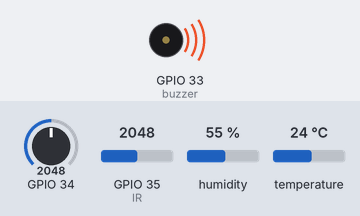
This sketch was run on a simulated ESP32. Parts: buzzer (waves = sounding). Inputs (shaded band) come from the test bench; at power-on: GPIO 34 = 2048, GPIO 35 (IR) = 2048, humidity 55 %, temperature 24 °C. What the sketch prints to the serial monitor is not drawn.

Above: at 0.1 s.
Timing chart, 0 to 1.6 s (numbered marks = the images above):
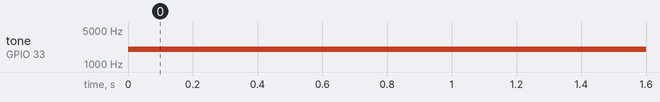

Measured:
- by itself, tone on GPIO 33 (buzzer): silent → 2000 Hz at 0.00 s

The sketch:

codigo_Incendio.ino
```cpp
#include "HardwareSerial.h"
#include <Arduino.h>
#include <atomic>
#include <cstdint>
#include <ratio>
#include "DHTesp.h"
// Declaracion para el funcionamiento del Sesnor DHT22
const int DHT_PIN = 15;
DHTesp dhtSensor;
const byte MQ = 34; // pin analogico del sensor MQ

const byte buzzer = 33; // Pin del Buzer
const byte canalBuzzer = 0;
const byte IR = 35; // Pin del Sensor IR


//Definicion de los ESTADOS
enum ESTADO {VIGILANCIA, SOSPECHA, ALERTA_CONFIRMADA, ERROR};
ESTADO estadoActual = VIGILANCIA;
const uint8_t  N_FILTRO     = 5;
const bool     USAR_MEDIANA = false;   // false: media movil | true: mediana

// Constantes de conversion cuentas -> magnitud fisica.
// ORIGEN: hoja de datos del sensor. SUSTITUYAN por las suyas y documenten.
const float V_REF        = 3.3f;       // [V] tension de referencia del ADC
const uint16_t CUENTAS_MAX = 4095;     // ADC de 12 bits: 0 a 4095
const float ESCALA_SENSOR = -0.36f;    // [grados C / V] sensibilidad nominal
const float OFFSET_SENSOR = 0.65f;      // [grados C] a 0 V, segun hoja de datos

// Constantes de la CALIBRACION DE DOS PUNTOS (item 4 de la pauta).
// Se obtienen midiendo, no se copian de otro equipo.
const float M_CAL = 0.968f;            // ganancia  (adimensional)
const float B_CAL = -2.40f;            // offset    [grados C]
// ---------------------------------------------------------------------------
// Estado Interno
int t_ultima_muestra = 0;
float ventana[N_FILTRO];
byte idx_ventana = 0;
int indice = 0;
bool ventana_llena = false;
unsigned muestras_validasMQ = 0;
byte MQlocales_invalidas;
unsigned muestras_invalidasMQ = 0;
unsigned muestas_validasDHT = 0;
unsigned muestras_invalidasDHT = 0;
const unsigned short out = 10000;

//=============================
//INICIO DE DATOS DE MQ-2
//configuracion para MQ-2
const float VC_MV = 5000.0;
const float RL_KOHM = 2.0;
//-------------------------------------------
//Funciones Auxiliares para MQ-2
int leer_mv() {                           // promedio de 8 lecturas, en mV
  long suma = 0;                          // calibradas de fabrica
  for (int i = 0; i < 5; i++) suma += analogReadMilliVolts(MQ);
  return (int)(suma / 5);
}

int filtrar(int valor) {                  // media movil de N_FILTRO muestras
  ventana[indice] = valor;
  indice = (indice + 1) % N_FILTRO;
  if (indice == 0) ventana_llena = true;

  int tope = ventana_llena ? N_FILTRO : indice;
  long suma = 0;
  for (int i = 0; i < tope; i++) suma += ventana[i];
  return (int)(suma / tope);
}

float resistencia_kohm(int mv) {          // divisor RS-RL del modulo
  if (mv <= 0) return -1.0;               // lectura invalida
  return RL_KOHM * (VC_MV - mv) / mv;
}
/*
Funcionamiento en loop()
  unsigned long ahora = millis();

  if (ahora - t_previo >= PERIODO_MS) {
    t_previo = ahora;
    n_muestra++;

    int crudo = leer_mv();
    int filtrado = filtrar(crudo);
    float rs = resistencia_kohm(filtrado);

    Serial.printf("%lu,%lu,%d,%d,%.2f\n",
                  n_muestra, ahora / 1000, crudo, filtrado, rs);
*/
//FIN DATOS DE MQ-2
//===========================================================================
//INICIO DE DATOS DE IR
//Configuraciones extras para el funcionamiento del Sensor IR
//  pinMode(PIN_LLAMA, INPUT_PULLUP);       Se declara con INPUT_PULLUP en setuo
// y al ser digital tiene solo dos posibles valores
//=======================================
/*INICIO DE DATOS DEL SESNSOR DHT22*/
/*Funcionamiento el loop (Para toma de medidas)

TempAndHumidity  data = dhtSensor.getTempAndHumidity();
    Serial.println("Temp: " + String(data.temperature, 2) + "°C");
    Serial.println("Humidity: " + String(data.humidity, 1) + "%");
    Serial.println("---");

*/

// --------------------------------------------------------------------------
//Definicion del tiempo de muestreo para cada sensor
const int muestreoMS = 500;
const int muestreoDHT = 2000;
const int muestreoIR = 500;
const int muestreoMQ = 3000;

unsigned long muestraMQ = 0;
unsigned long muestraIR = 0;
unsigned long muestraDHT = 0;
// ---------------------------------------------------------------------------
//Funcion provisional ya que no hay sensor IR en Wokwi
byte LecturaIR(){
    static unsigned long ultimoTiempo = 0;
    static int distancia = 1;
    int lectura = analogRead(IR);
    if (millis() - ultimoTiempo >= muestreoIR){
      ultimoTiempo = millis();
      if (lectura < 4095/2){
        distancia = 1;
      }else if (lectura > 4095/2){
        distancia = 0;
      }
    }
    return distancia;
}
int lecturaMQ(){
    int mV = leer_mv();
    int filtrado = filtrar(mV);
    return filtrado;
}

void cambioEstado(ESTADO actual){
    estadoActual = actual;
    // Agregar print para ver el cambio de estado
}
/*
void avisar(bool encender) {              // zumbador pasivo: tono, no nivel
  if (encender) tone(buzzer, 2000);
  else noTone(buzzer);
}
*/

void avisar(bool encender) {              // zumbador pasivo: tono, no nivel
  if (encender) {
    ledcWriteTone(canalBuzzer, 2000);     // Emite el tono de 2000 Hz
  } else {
    ledcWriteTone(canalBuzzer, 0);        // Frecuencia 0 para silenciar (equivale a noTone)
  }
}

void setup() {
    Serial.begin(115200);
    dhtSensor.setup(DHT_PIN, DHTesp::DHT22);
    analogSetPinAttenuation(MQ, ADC_11db);
    //pinMode(IR, INPUT_PULLUP);
    pinMode(IR, INPUT);
    //pinMode(buzzer, OUTPUT);
    // Inicializa el canal 0 a 2000Hz con resolución de 8 bits
    ledcSetup(canalBuzzer, 2000, 8);
    ledcAttachPin(buzzer, canalBuzzer);

}

void loop() {
    /*
    1. Recopilacion de datos
    2. FMS (funcion interna la cual debe de cambiar el estado, no cambiarlo manualmente )
    3. Actuador
    Composicion del loop para un correcto funcionamiento,
    */

    unsigned long tiempo = millis();
    int MQfiltrado;
    float resistenciaMQ;
    byte estadoIR;
    byte t;
    byte h;
    unsigned short tiempo_sospecha;
    bool senal;
    //primer condicional: Ingesta de datos de MQ
    if (tiempo - muestraMQ > muestreoMQ){
        muestraMQ = tiempo;
        MQfiltrado = lecturaMQ();
        resistenciaMQ = resistencia_kohm(MQfiltrado);

        if (resistenciaMQ == -1.0) {
            muestras_invalidasMQ += 1;
            MQlocales_invalidas += 1;
        }
        else muestras_validasMQ += 1;
        //agregar print para json
    }

    //segundo condicional: recopilacion de dato del IR
    if (tiempo - muestraIR > muestreoIR){
        //estadoIR = digitalRead(IR);
        estadoIR = LecturaIR();
    }


    //tercer condicional: recopilacion de datos de DHT
    if (tiempo - muestraDHT > muestreoDHT){
        TempAndHumidity  data = dhtSensor.getTempAndHumidity();
        t = data.temperature;
        h = data.humidity;
        //agregar condicional para aumentar muestras invalidas
        //agregar print para json
    }

    switch (estadoActual) {
        case VIGILANCIA:
            Serial.println("Estado VIGILANCIA");
            senal = false;
            if (resistenciaMQ <= 3.5 || estadoIR == 0) cambioEstado(SOSPECHA);
            else if (resistenciaMQ <= 3.5 && estadoIR == 0 ) cambioEstado(ALERTA_CONFIRMADA);
            else if(muestras_invalidasMQ == 3){
                MQlocales_invalidas = 0;
                cambioEstado(ERROR);
            }
            break;
        case SOSPECHA:
            Serial.println("Estado SOSPECHA");
            senal = false;
            tiempo_sospecha = millis();
            if (resistenciaMQ <= 3.5 && estadoIR == 0 ) cambioEstado(ALERTA_CONFIRMADA);
            else if (tiempo_sospecha >= out) cambioEstado(VIGILANCIA);
            break;
        case ALERTA_CONFIRMADA:
            Serial.println("Estado ALERTA");
            senal = true;
            avisar(senal);
            if (estadoIR == 1 && resistenciaMQ >= 4) cambioEstado(VIGILANCIA);
            else if (resistenciaMQ >= 1.7 && estadoIR == 1) cambioEstado(SOSPECHA);
            break;
        case ERROR:
            Serial.println("Estado ERROR");
            if (MQlocales_invalidas < 3 ) cambioEstado(VIGILANCIA);
            break;
    }

}
```
